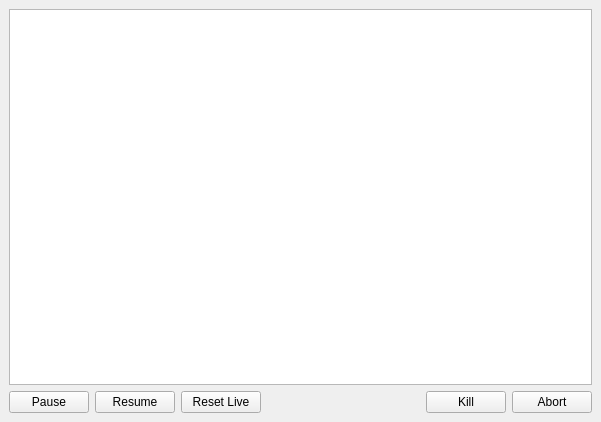
<?xml version="1.0" encoding="UTF-8"?>
<ui version="4.0">
 <class>MainWindow</class>
 <widget class="QMainWindow" name="MainWindow">
  <property name="geometry">
   <rect>
    <x>0</x>
    <y>0</y>
    <width>601</width>
    <height>422</height>
   </rect>
  </property>
  <property name="windowTitle">
   <string>Slave</string>
  </property>
  <widget class="QWidget" name="centralwidget">
   <layout class="QVBoxLayout" name="verticalLayout">
    <item>
     <widget class="QTextEdit" name="textEdit">
      <property name="readOnly">
       <bool>true</bool>
      </property>
     </widget>
    </item>
    <item>
     <layout class="QHBoxLayout" name="horizontalLayout">
      <item>
       <widget class="QPushButton" name="pushButton_Pause">
        <property name="text">
         <string>Pause</string>
        </property>
       </widget>
      </item>
      <item>
       <widget class="QPushButton" name="pushButton_Resume">
        <property name="text">
         <string>Resume</string>
        </property>
       </widget>
      </item>
      <item>
       <widget class="QPushButton" name="pushButton_Reset">
        <property name="text">
         <string>Reset Live</string>
        </property>
       </widget>
      </item>
      <item>
       <spacer name="horizontalSpacer">
        <property name="orientation">
         <enum>Qt::Horizontal</enum>
        </property>
        <property name="sizeHint" stdset="0">
         <size>
          <width>40</width>
          <height>20</height>
         </size>
        </property>
       </spacer>
      </item>
      <item>
       <widget class="QPushButton" name="pushButton_Kill">
        <property name="text">
         <string>Kill</string>
        </property>
       </widget>
      </item>
      <item>
       <widget class="QPushButton" name="pushButton_Abort">
        <property name="text">
         <string>Abort</string>
        </property>
       </widget>
      </item>
     </layout>
    </item>
   </layout>
  </widget>
 </widget>
 <resources/>
 <connections/>
</ui>
